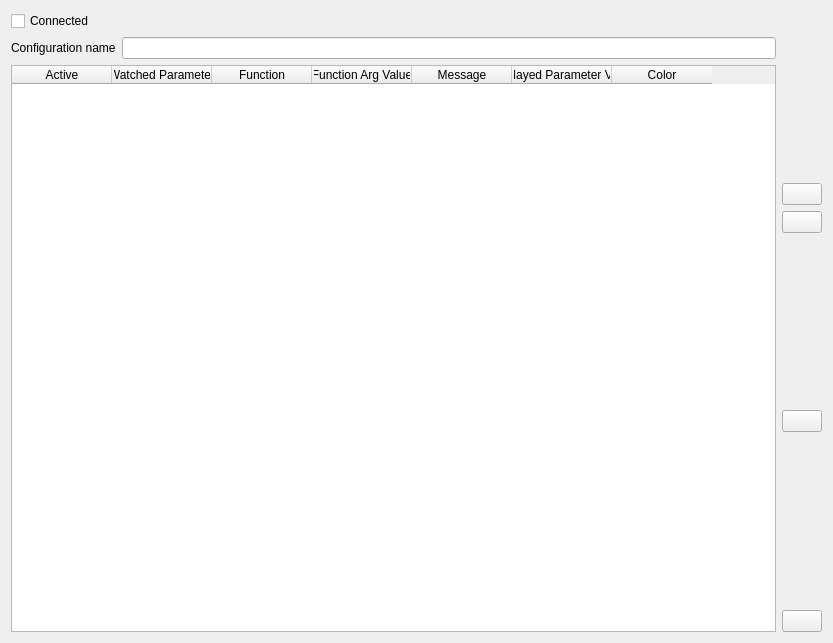
<?xml version="1.0" encoding="UTF-8"?>
<ui version="4.0">
 <class>QTBAlarmConfigurationWidget</class>
 <widget class="QWidget" name="QTBAlarmConfigurationWidget">
  <property name="geometry">
   <rect>
    <x>0</x>
    <y>0</y>
    <width>833</width>
    <height>643</height>
   </rect>
  </property>
  <property name="windowTitle">
   <string>Form</string>
  </property>
  <layout class="QHBoxLayout" name="horizontalLayout_2">
   <item>
    <layout class="QVBoxLayout" name="verticalLayout">
     <item>
      <widget class="QCheckBox" name="connectedCheckBox">
       <property name="text">
        <string>Connected</string>
       </property>
      </widget>
     </item>
     <item>
      <layout class="QHBoxLayout" name="horizontalLayout">
       <item>
        <widget class="QLabel" name="label">
         <property name="text">
          <string>Configuration name</string>
         </property>
        </widget>
       </item>
       <item>
        <widget class="QLineEdit" name="configNameLineEdit"/>
       </item>
      </layout>
     </item>
     <item>
      <widget class="QTableWidget" name="alarmsTableWidget">
       <property name="minimumSize">
        <size>
         <width>700</width>
         <height>400</height>
        </size>
       </property>
       <property name="editTriggers">
        <set>QAbstractItemView::NoEditTriggers</set>
       </property>
       <property name="alternatingRowColors">
        <bool>true</bool>
       </property>
       <property name="selectionMode">
        <enum>QAbstractItemView::SingleSelection</enum>
       </property>
       <property name="selectionBehavior">
        <enum>QAbstractItemView::SelectRows</enum>
       </property>
       <attribute name="horizontalHeaderHighlightSections">
        <bool>false</bool>
       </attribute>
       <attribute name="verticalHeaderVisible">
        <bool>false</bool>
       </attribute>
       <column>
        <property name="text">
         <string>Active</string>
        </property>
       </column>
       <column>
        <property name="text">
         <string>Watched Parameter</string>
        </property>
       </column>
       <column>
        <property name="text">
         <string>Function</string>
        </property>
       </column>
       <column>
        <property name="text">
         <string>Function Arg Value</string>
        </property>
       </column>
       <column>
        <property name="text">
         <string>Message</string>
        </property>
       </column>
       <column>
        <property name="text">
         <string>Displayed Parameter Value</string>
        </property>
       </column>
       <column>
        <property name="text">
         <string>Color</string>
        </property>
       </column>
      </widget>
     </item>
    </layout>
   </item>
   <item>
    <layout class="QVBoxLayout" name="verticalLayout_2">
     <item>
      <spacer name="verticalSpacer">
       <property name="orientation">
        <enum>Qt::Vertical</enum>
       </property>
       <property name="sizeHint" stdset="0">
        <size>
         <width>20</width>
         <height>40</height>
        </size>
       </property>
      </spacer>
     </item>
     <item>
      <widget class="QPushButton" name="upPushButton">
       <property name="text">
        <string/>
       </property>
       <property name="icon">
        <iconset resource="../resources/icons/icons.qrc">
         <normaloff>:/icons8_up4_16px.png</normaloff>:/icons8_up4_16px.png</iconset>
       </property>
      </widget>
     </item>
     <item>
      <widget class="QPushButton" name="downPushButton">
       <property name="text">
        <string/>
       </property>
       <property name="icon">
        <iconset resource="../resources/icons/icons.qrc">
         <normaloff>:/icons8_down4_16px.png</normaloff>:/icons8_down4_16px.png</iconset>
       </property>
      </widget>
     </item>
     <item>
      <spacer name="verticalSpacer_2">
       <property name="orientation">
        <enum>Qt::Vertical</enum>
       </property>
       <property name="sizeHint" stdset="0">
        <size>
         <width>20</width>
         <height>40</height>
        </size>
       </property>
      </spacer>
     </item>
     <item>
      <widget class="QPushButton" name="newPushButton">
       <property name="text">
        <string/>
       </property>
       <property name="icon">
        <iconset resource="../resources/icons/icons.qrc">
         <normaloff>:/icons8_plus_math_32px_1.png</normaloff>:/icons8_plus_math_32px_1.png</iconset>
       </property>
      </widget>
     </item>
     <item>
      <spacer name="verticalSpacer_3">
       <property name="orientation">
        <enum>Qt::Vertical</enum>
       </property>
       <property name="sizeHint" stdset="0">
        <size>
         <width>20</width>
         <height>40</height>
        </size>
       </property>
      </spacer>
     </item>
     <item>
      <widget class="QPushButton" name="delPushButton">
       <property name="text">
        <string/>
       </property>
       <property name="icon">
        <iconset resource="../resources/icons/icons.qrc">
         <normaloff>:/icons8_minus_math_32px.png</normaloff>:/icons8_minus_math_32px.png</iconset>
       </property>
      </widget>
     </item>
    </layout>
   </item>
  </layout>
 </widget>
 <resources>
  <include location="../resources/icons/icons.qrc"/>
 </resources>
 <connections/>
</ui>
